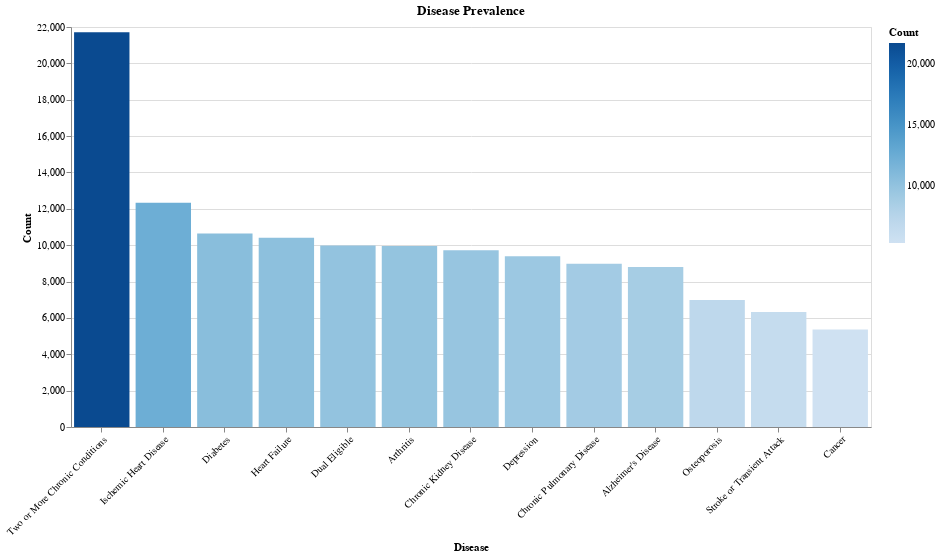

Here is the notebook cell this chart was saved with:
### Code cell
data = pd.DataFrame({
    'Disease': [
        'Alzheimer\'s Disease',
        'Cancer',
        'Heart Failure',
        'Chronic Kidney Disease',
        'Chronic Pulmonary Disease',
        'Depression',
        'Diabetes',
        'Ischemic Heart Disease',
        'Osteoporosis',
        'Arthritis',
        'Stroke or Transient Attack',
        'Two or More Chronic Conditions',
        'Dual Eligible'
    ],
    'Count': [
        true_count_alzheimers,
        true_count_cancer,
        true_count_heart_fail,
        true_count_kidney,
        true_count_pulmonary,
        true_count_depression,
        true_count_diabetes,
        true_count_ischemic_heart,
        true_count_ostero,
        true_count_arthritis,
        true_count_transient,
        true_count_two_more,
        true_count_dual_eligible
    ]
})

chart = alt.Chart(data).mark_bar().encode(
    x=alt.X('Disease', sort=alt.EncodingSortField(field='Count', order='descending')),  # Bars sorted by descending count
    y='Count',
    color=alt.Color('Count', scale=alt.Scale(scheme='blues')),  # Colors with varying intensity based on 'Count'
    tooltip=['Disease', 'Count']  # Tooltip shows the disease name and its count
).properties(
    title='Disease Prevalence',
    width=800,  # Increase the width of the chart
    height=400   # Increase the height of the chart
).configure_axisX(
    labelAngle=-45  # Slant the x-axis labels for better readability
)

# Display the chart
chart

### Figure 1 — Vega-Lite specification as saved in the notebook (floating-point values rounded to 4 significant figures)
{"config": {"view": {"continuousWidth": 400, "continuousHeight": 300}, "axisX": {"labelAngle": -45}}, "data": {"name": "data-035e2f3a9f5b761e732f0dd237864802"}, "mark": "bar", "encoding": {"color": {"field": "Count", "scale": {"scheme": "blues"}, "type": "quantitative"}, "tooltip": [{"field": "Disease", "type": "nominal"}, {"field": "Count", "type": "quantitative"}], "x": {"field": "Disease", "sort": {"field": "Count", "order": "descending"}, "type": "nominal"}, "y": {"field": "Count", "type": "quantitative"}}, "height": 400, "title": "Disease Prevalence", "width": 800, "$schema": "https://vega.github.io/schema/vega-lite/v4.17.0.json", "datasets": {"data-035e2f3a9f5b761e732f0dd237864802": [{"Disease": "Alzheimer's Disease", "Count": 8794}, {"Disease": "Cancer", "Count": 5366}, {"Disease": "Heart Failure", "Count": 10412}, {"Disease": "Chronic Kidney Disease", "Count": 9719}, {"Disease": "Chronic Pulmonary Disease", "Count": 8973}, {"Disease": "Depression", "Count": 9390}, {"Disease": "Diabetes", "Count": 10643}, {"Disease": "Ischemic Heart Disease", "Count": 12333}, {"Disease": "Osteoporosis", "Count": 6979}, {"Disease": "Arthritis", "Count": 9953}, {"Disease": "Stroke or Transient Attack", "Count": 6320}, {"Disease": "Two or More Chronic Conditions", "Count": 21715}, {"Disease": "Dual Eligible", "Count": 9979}]}}
